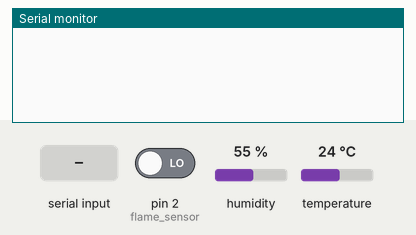
This sketch was run on a simulated Arduino Mega 2560, built with avr-gcc and run on an emulated ATmega2560. Parts: the last lines printed to the serial monitor. The test bench sets the inputs (shaded band); at power-on: pin 2 (flame_sensor) LOW, humidity 55 %, temperature 24 °C.

Above: at 1.2 s.
1.3 s: "on" received over the second serial link
At 7.5 s:
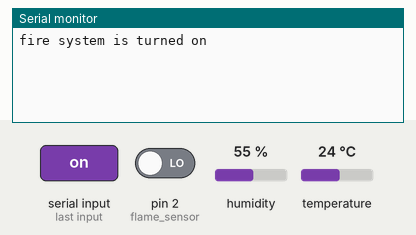
8.5 s: "off" received over the second serial link
At 14.9 s:
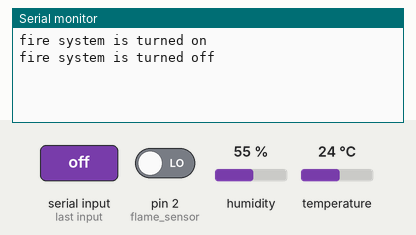

The sketch:

fire_sensor.ino
```cpp
#include "DHT.h"

const int buzzer = 0; //buzzer to arduino pin 9
int flame_sensor = 2; //flame sensor pin
int flame_detected;
String buzz = "off";    //default buzzer mode
String fs = "on";
int alarm = 0; // default fire alarm mode
#define DHTPIN 21      // Digital pin connected to the DHT sensor
#define DHTTYPE DHT11   // DHT 11
DHT dht(DHTPIN, DHTTYPE);
#define rxPin 7 // Teensy pin 7 <--> HC-05 Tx
#define txPin 8 // Teensy pin 8 <--> HC-05 Rx
void setup(){
    pinMode(DHTPIN, INPUT);
    dht.begin();
  Serial.begin(9600);

  pinMode(buzzer, OUTPUT); // Set buzzer - pin 0 as an output
  Serial1.begin(9600); // BT def communication
  pinMode(flame_sensor, INPUT);
}

void loop(){
   if(Serial1.available() > 0){ // Checks whether data is comming from the serial port

   String state=Serial1.readString();

    if (state == "on"){                 //check state for system. it's controling purpose.
     fs = state;
    Serial.println("fire system is turned on");
    }
     else if(state == "off"){
    fs = state;
      Serial.println("fire system is turned off");
     }
   }
   if(fs == "on"){                          //fire system working mode.
    float h = dht.readHumidity();
    float t = dht.readTemperature();
    float f = dht.readTemperature(true);
    float hif = dht.computeHeatIndex(f, h);
    float hic = dht.computeHeatIndex(t, h, false);

    Serial1.print(F(" Humidity: "));            // send  humi data to serial port
    Serial1.print(h);
    Serial1.print(F("%  Temperature: "));      // send  temp data to serial port
    Serial1.print(t);
    Serial1.print(F("C "));
    Serial1.print(F("fire: "));         //send fire data if 0-no detect 1-fire detected to serial port
    Serial1.print(alarm);               //send fire notfication data serial port
    Serial1.println(F("F"));
    delay(5000);

      flame_detected = digitalRead(flame_sensor);       // scan flame sensor if flame detect send alarm to serial port
      if (flame_detected == 1)
      {
        alarm = 1;
        digitalWrite(buzzer, HIGH);     //alarming for buzzer
        delay(2000);
        digitalWrite(buzzer, LOW);
        delay(2);

      }
      else
      {
        digitalWrite(buzzer, LOW);              // delaynig alarm
        alarm = 0;
      }

    delay(1000);
   }
   else if(fs == "off"){                        //when fire detect system turned off. it will only send temp and humi data to serial port
    float h = dht.readHumidity();
    float t = dht.readTemperature();
    float f = dht.readTemperature(true);
    float hif = dht.computeHeatIndex(f, h);
    float hic = dht.computeHeatIndex(t, h, false);

    Serial1.print(F(" Humidity: "));
    Serial1.print(h);
    Serial1.print(F("%  Temperature: "));
    Serial1.print(t);
    Serial1.print(F("C "));
    Serial1.print(F("fire: "));
    Serial1.print("0");
    Serial1.println(F("F"));

    delay(5000);

   }

}
```

Measured:
- after the input at 1.3 s, the serial monitor: prints a new line after 5.7 s (image 1)
- after the input at 8.5 s, the serial monitor: prints a new line after 5.5 s (image 2)
